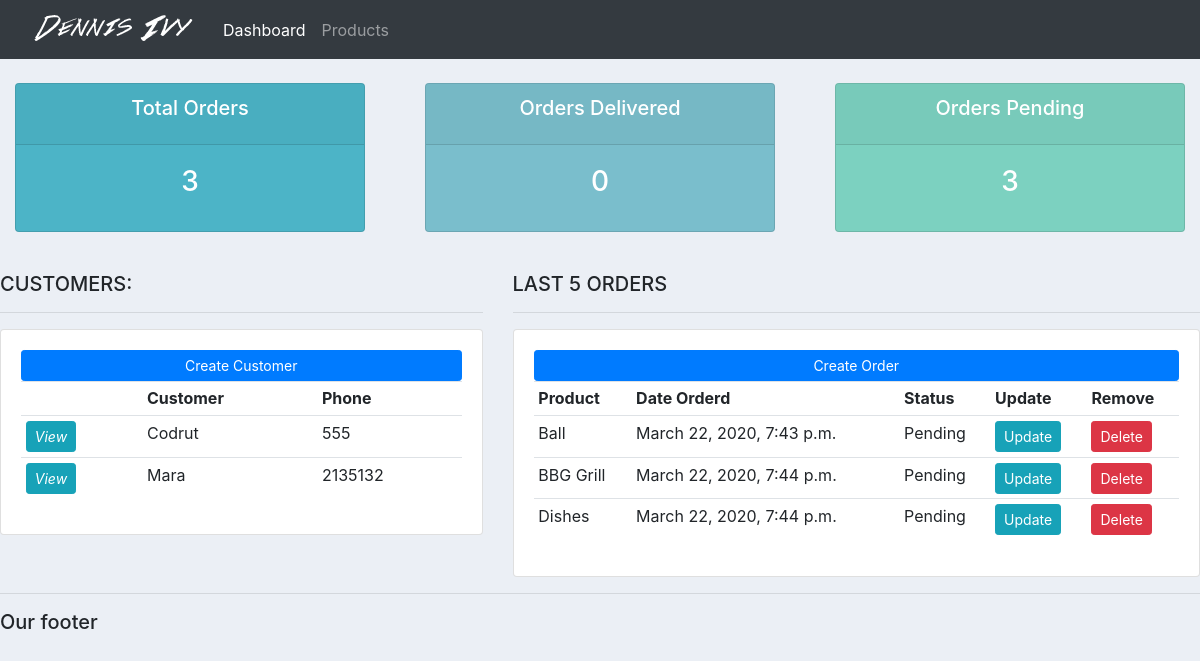
The page / on the database its author committed.
### accounts/models.py (models this page shows, shortened)
class Customer(models.Model):
    name = models.CharField(max_length=200, null=True)
    phone = models.CharField(max_length=200, null=True)
    email= models.CharField(max_length=200, null=True)
    date_created = models.DateTimeField(auto_now_add=True)

class Order(models.Model):
    STATUS = (
        ('Pending', 'Pending'),
        ('Out of delivery', 'Out of delivery'),
        ('Delivered', 'Delivered'),
    )
    customer = models.ForeignKey(Customer, null=True, on_delete=models.SET_NULL)
    product = models.ForeignKey(Product, null=True, on_delete=models.SET_NULL)
    date_created = models.DateTimeField(auto_now_add=True)
    status = models.CharField(max_length=200, null=True, choices=STATUS)

class Product(models.Model):
    CATEGORY = (
        ('Indoor', 'Indoor'),
        ('Out door', 'Out door'),
    )
    name = models.CharField(max_length=200, null=True)
    price = models.FloatField(null=True)
    category = models.CharField(max_length=200, null=True, choices=CATEGORY)
    description =  models.CharField(max_length=200, null=True, blank=True)
    date_created = models.DateTimeField(auto_now_add=True)
    tags = models.ManyToManyField(Tag)
    def __str__(self):
        return self.name

### accounts/views.py (the view)
# urls.py: path('', views.home, name='home'),
def home(request):
    orders = Order.objects.all()
    customers = Customer.objects.all()
    total_customers = customers.count()
    total_orders = orders.count()
    delivered = orders.filter(status='Delivered').count()
    pending = orders.filter(status='Pending').count()
    context = {'orders': orders, 'customers': customers, 'total_customers': total_customers, 'total_orders': total_orders, 'delivered': delivered, 'pending': pending, }
    return render(request, 'accounts/dashboard.html', context)

### accounts/templates/accounts/dashboard.html
{% extends 'accounts/main.html' %}
{% block content %}
{% include 'accounts/status.html' %}
<br>
<div class="row">
	<div class="col-md-5">
		<h5>CUSTOMERS:</h5>
		<hr>
		<div class="card card-body">
			<a class="btn btn-primary  btn-sm btn-block" href="">Create Customer</a>
			<table class="table table-sm">
				<tr>
					<th></th>
					<th>Customer</th>
					<th>Phone</th>
				</tr>
				{% for customer in customers %}
					<tr>
						<td><a class="btn btn-sm btn-info" href="{% url 'customer' customer.id %}"><Var>View</Var></a></td>
						<td>{{ customer.name }}</td>
						<td>{{ customer.phone }}</td>
					</tr>
				{% endfor %}
			</table>
		</div>
	</div>
	<div class="col-md-7">
		<h5>LAST 5 ORDERS</h5>
		<hr>
		<div class="card card-body">
			<a class="btn btn-primary  btn-sm btn-block" href="{% url 'create_order' %}">Create Order</a>
			<table class="table table-sm">
				<tr>
					<th>Product</th>
					<th>Date Orderd</th>
					<th>Status</th>
					<th>Update</th>
					<th>Remove</th>
				</tr>
				{% for order in orders %}
					<tr>
						<td>{{ order.product }}</td>
						<td>{{ order.date_created }}</td>
						<td>{{ order.status }}</td>
						<td><a class="btn btn-sm btn-info" href="{% url 'update_order' order.id %}">Update</a></td>
						<td><a class="btn btn-sm btn-danger" href="{% url 'delete_order' order.id %}">Delete</a></td>
					</tr>
				{% endfor %}
			</table>
		</div>
	</div>
</div>
{% endblock %}

### accounts/templates/accounts/main.html (shortened to what this page needs)
{% load static %}
<!DOCTYPE html>
<html lang="en">
<head>
    <link rel="stylesheet" href="https://stackpath.bootstrapcdn.com/bootstrap/4.4.1/css/bootstrap.min.css">
    <link rel="stylesheet" type="text/css" href="{% static '/css/main.css' %}">    <title>CRM</title>
</head>
<body>
    {% include 'accounts/navbar.html' %}
    {% block content %}
    {% endblock %}
    <hr>
    <h5>Our footer</h5>
</body>
</html>

### accounts/templates/accounts/navbar.html (shortened to what this page needs)
{% load static %}
<nav class="navbar navbar-expand-lg navbar-dark bg-dark">
    <img src="{% static 'images/logo.png' %}" alt="">
    <div class="collapse navbar-collapse" id="navbarNav">
      <ul class="navbar-nav">
        <li class="nav-item active">
          <a class="nav-link" href="{% url 'home' %}">Dashboard</a>
        </li>
        <li class="nav-item">
          <a class="nav-link" href="{% url 'products' %}">Products</a>
        </li>
      </ul>
    </div>
  </nav>

### accounts/templates/accounts/status.html
<br>
<div class="row">
	<div class="col">
		<div class="col-md">
			<div class="card text-center text-white  mb-3" id="total-orders">
			  	<div class="card-header">
			  		<h5 class="card-title">Total Orders</h5>
			  	</div>
			  	<div class="card-body">
			    	<h3 class="card-title">{{total_orders}}</h3>
			  	</div>
			</div>
		</div>
	</div>
	<div class="col">
		<div class="col-md">
			<div class="card text-center text-white  mb-3" id="orders-delivered">
			  	<div class="card-header">
			  		<h5 class="card-title">Orders Delivered</h5>
			  	</div>
			  	<div class="card-body">
			    	<h3 class="card-title">{{delivered}}</h3>
			  	</div>
			</div>
		</div>
	</div>
	<div class="col">
		<div class="col-md">
			<div class="card text-center text-white  mb-3" id="orders-pending">
			  	<div class="card-header">
			  		<h5 class="card-title">Orders Pending</h5>
			  	</div>
			  	<div class="card-body">
			    	<h3 class="card-title">{{pending}}</h3>
			  	</div>
			</div>
		</div>
	</div>
</div>

### static/css/main.css (style rules this page uses)
body { background-color: #ebeff5; }
#total-orders { background-color: #4cb4c7; }
#orders-delivered { background-color: #7abecc; }
#orders-pending { background-color: #7CD1C0; }

### rows shown on the page
Customer: name "Codrut", phone "555"
Customer: name "Mara", phone "2135132"
Order: product "Ball", date_created "March 22, 2020, 7:43 p.m.", status "Pending"
Order: product "BBG Grill", date_created "March 22, 2020, 7:44 p.m.", status "Pending"
Order: product "Dishes", date_created "March 22, 2020, 7:44 p.m.", status "Pending"

### other values the page prints
{{ total_orders }} "3"
{{ delivered }} "0"
{{ pending }} "3"
